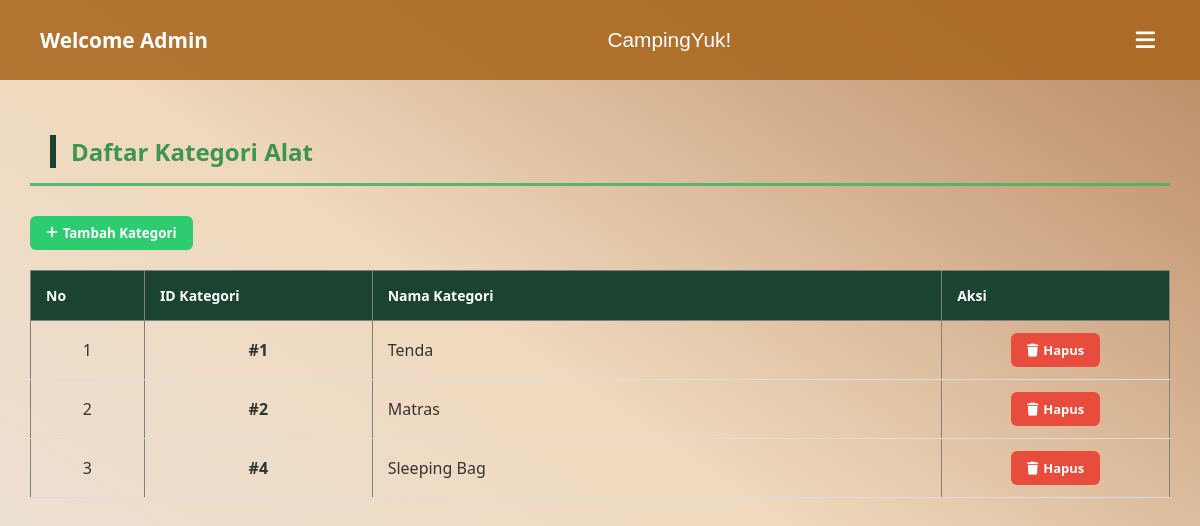
The app's page /view/view_admin/kategori.php (signed in) with its own data.
### tables this page shows
CREATE TABLE `kategori` (
  `id_kategori` int(11) NOT NULL,
  `nama_kategori` varchar(50) NOT NULL
);

### models/m_koneksi.php (called while the page is built, shortened)
<?php
class Koneksi {
    private $host = "localhost",
            $username = "root",
            $pass = "",
            $db = "peminjaman_alat";
    function __construct() {
        $this->koneksi = mysqli_connect(
            $this->host,
            $this->username,
            $this->pass,
            $this->db
        );
    }
}

### models/m_kategori.php (called while the page is built, shortened)
<?php
include_once 'm_koneksi.php';
class kategori {
    private $conn;
    public function __construct() {
        $db = new koneksi();
        $this->conn = $db->koneksi;
    }
    function tampil_data() {
        $sql = "SELECT * FROM kategori";
        $query = mysqli_query($this->conn, $sql);
        $result = [];
        if ($query && mysqli_num_rows($query) > 0) {
            while ($data = mysqli_fetch_object($query)) {
                $result[] = $data;
            }
            return $result;
        }
        return [];
    }
}
?>

### controller/c_kategori.php (called while the page is built, shortened)
<?php
include_once __DIR__ . '/../models/m_kategori.php';
$kategori = new kategori();
try {
    $data_kategori = $kategori->tampil_data();
} catch (Exception $e) {
    echo "Error: " . $e->getMessage();
}
?>

### view/view_admin/kategori.php (the view, shortened to what this page needs)
<?php
include_once '../../controller/c_kategori.php';
include_once '../template/navbar.php';
?>
<!DOCTYPE html>
<html lang="en">
<head>
    <link rel="stylesheet" href="../template/style.css">
    <link rel="stylesheet" href="../template/dashboard_adm.css">
    <link rel="stylesheet" href="https://cdnjs.cloudflare.com/ajax/libs/font-awesome/6.5.1/css/all.min.css">
    <link rel="stylesheet" href="../template/data.css">
</head>
<body>
  <div class="main-content">
    <h2>Daftar Kategori Alat</h2>
    <hr>
    <button type="button" class="btn-action btn-add" onclick="openTambahModal()">
      <i class="fa-solid fa-plus"></i> Tambah Kategori
    </button>
    <div class="table-container">
      <table border="1" width="100%" style="border-collapse: collapse;">
        <thead>
          <tr>
            <th width="10%">No</th>
            <th width="20%">ID Kategori</th>
            <th>Nama Kategori</th>
            <th width="20%">Aksi</th>
          </tr>
        </thead>
        <tbody>
          <?php
          if (!empty($data_kategori)):
            $no = 1;
            foreach ($data_kategori as $data): ?>
          <tr>
            <td style="text-align:center;"><?= $no++ ?></td>
            <td style="text-align:center;"><strong>#<?= $data->id_kategori ?></strong></td>
            <td><?= $data->nama_kategori ?></td>
            <td>
              <div style="display: flex; gap: 5px; justify-content: center;">
                <a href="../../controller/c_kategori.php?aksi=hapus&id_kategori=<?= $data->id_kategori; ?>"
                   onclick="return confirm('Hapus kategori ini? Semua alat dengan kategori ini mungkin akan terpengaruh.')"
                   class="btn-action btn-delete">
                   <i class="fa-solid fa-trash"></i> Hapus
                </a>
              </div>
            </td>
          </tr>
          <?php endforeach; else: ?>
          <tr><td colspan="4" style="text-align: center;">Belum ada data kategori.</td></tr>
          <?php endif; ?>
        </tbody>
      </table>
    </div>
  </div>
</body>
</html>

### view/template/style.css (style rules this page uses)
html, body { margin: 0; padding: 0; min-height: 100vh; width: 100%; }
body { font-family: 'Segoe UI', Roboto, sans-serif; background: #a8834a; background: linear-gradient(145deg, #a8834a 0%, #ecd0a9 100%) fixed; background-attachment: fixed; color: #2d3436; }
h2 { color: #1b4332; font-size: 24px; margin-bottom: 15px; border-left: 6px solid #1b4332; padding-left: 15px; }
.table-container { overflow-x: auto; }
table { width: 100%; border-collapse: collapse; }
thead { background-color: #1b4332; }
th { color: #ffffff; padding: 15px; text-align: left; font-size: 14px; }
td { padding: 12px 15px; border-bottom: 1px solid #ddd; color: #333; }
.btn-update, .btn-delete { padding: 8px 16px; border: none; border-radius: 6px; font-weight: 600; font-size: 13px; cursor: pointer; text-decoration: none; transition: all 0.3s ease; }
.btn-delete { background-color: #dc3545; color: white; }
td strong { color: #2d3436; }

### view/template/dashboard_adm.css (style rules this page uses)
* { box-sizing: border-box; font-family: "Segoe UI", sans-serif; margin: 0; padding: 0; }
body { margin: 0; padding: 0; min-height: 100vh; background-color: #f8fafc; background-image: linear-gradient( to bottom left, rgba(157, 87, 33, 0.702), rgba(224, 155, 72, 0.348) 50%, #9a662a26 100% ); background-attachment: fixed; }
.main-content { flex: 1; padding: 30px; }
h2 { margin-top: 25px; margin-left: 20px; color: #268e3ee4; }
hr { border: 0; background: #48b361e4; margin: 15px auto 30px auto; height: 3px; width: 100%; }

### view/template/data.css (style rules this page uses)
.btn-action { border: none; padding: 8px 16px; border-radius: 6px; cursor: pointer; font-weight: 600; text-decoration: none; display: inline-flex; align-items: center; gap: 5px; }
.btn-add { background-color: #2ecc71; color: white; margin-bottom: 20px; }
.btn-delete { background-color: #e74c3c; color: white; font-size: 13px; }

### records on screen
kategori: id_kategori "1", nama_kategori "Tenda"
kategori: id_kategori "2", nama_kategori "Matras"
kategori: id_kategori "4", nama_kategori "Sleeping Bag"
